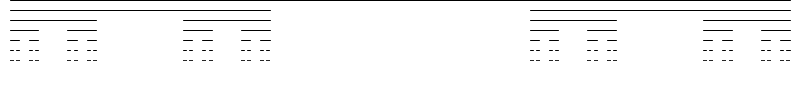
Frame 1 (no input)
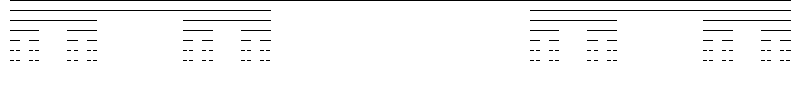
Frame 60 (the mouse pressed at the canvas centre just before this capture)
Frame 120 (the mouse held since frame 60 and released just before this capture): identical to frame 60, image omitted

The Processing sketch that drew these frames (run headless with seeded random() and noise(); from frame 60 on, the mouse is pressed at the canvas centre):

// Processing sketch: lines
// ── lines.pde


void setup() {
  size(800, 100);
  background(255);
}

void draw() {
  lines(10, 0, width - 20);
}

void lines(float x, float y, float w) {
  println(w);
  if(w >= 1) {
    line(x, y, x + w, y);
    y += 10;
    lines(x, y, w/3);
    lines(x + w*2/3, y, w/3);
  }
}
